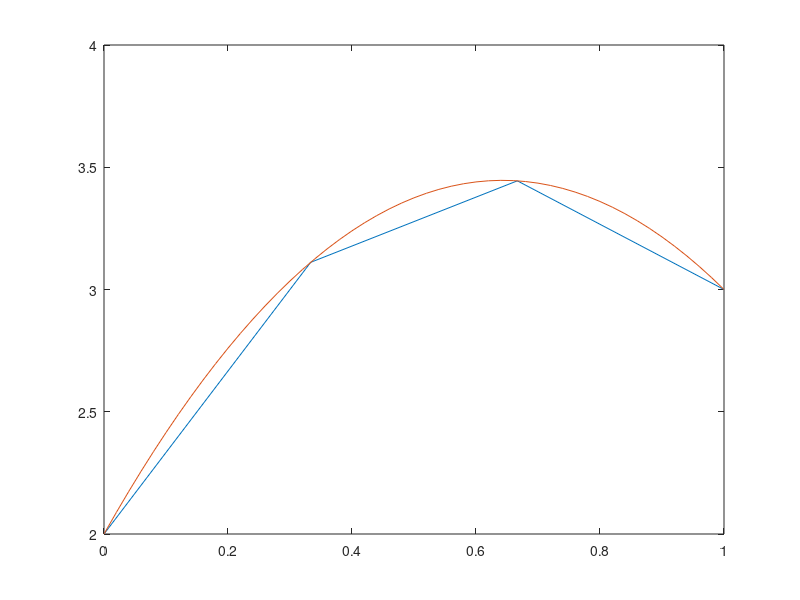

Write MATLAB code to recreate this figure.
% [p,e,t] = initmesh('squareg','hma',0.05); % mesh
% x = p(1,:); y = p(2,:); % node coordinates
% pif = x'*y;% nodal values of interpolant
% pdesurf(p,t,pif) % plot interpolant
xx=0:0.02:1;
plot([0,1/3,2/3,1],[2,28/9,31/9,3],xx,(4 + 9.*xx - 7.*xx.^2)./2);